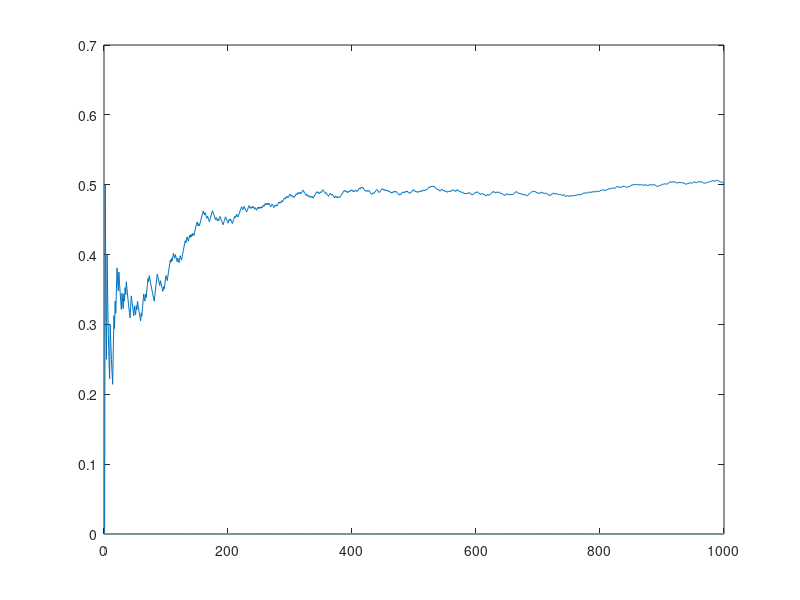

Reproduce this figure in MATLAB.
n = 1000;
U = rand(1, n);
toss = (U < 0.5);
a = zeros(n + 1);
avg = zeros(n);
for i = 2 : n + 1
  a(i) = a(i-1) + toss(i-1);
  avg(i-1) = a(i)/(i-1);
end
plot(avg)
